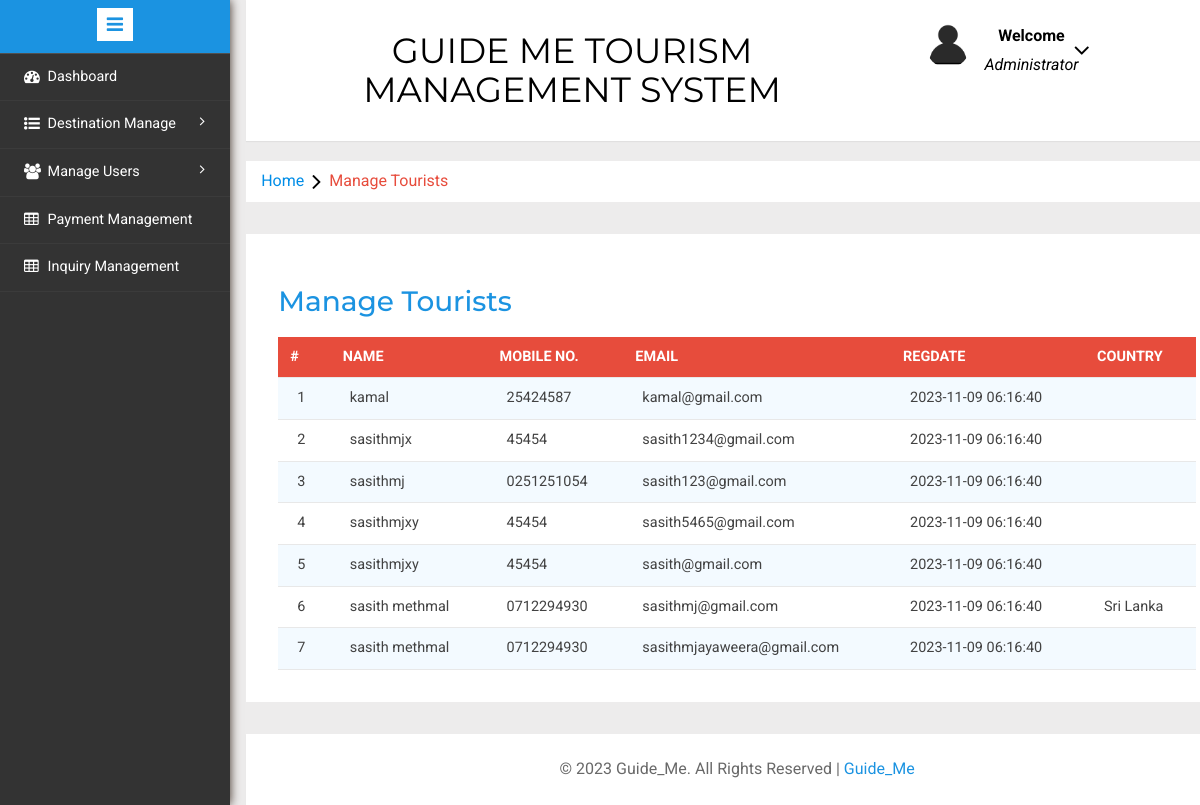
The page /manage-tourists.php (signed in) on the database its author committed.
### tables this page shows
CREATE TABLE `tourist` (
  `tourist_id` int(10) NOT NULL,
  `tourist_name` varchar(50) DEFAULT NULL,
  `password` varchar(100) DEFAULT NULL,
  `profile_pic` blob DEFAULT NULL,
  `tourist_gender` varchar(10) DEFAULT NULL,
  `contact_number` varchar(15) DEFAULT NULL,
  `email` varchar(100) NOT NULL,
  `country` varchar(50) DEFAULT NULL,
  `languages` varchar(100) DEFAULT NULL,
  `RegDate` timestamp NULL DEFAULT current_timestamp()
);

### manage-tourists-process.php (called while the page is built, shortened)
<?php
include('includes/config.php');
include('./Classes/TouristsController.php');
if (strlen($_SESSION['alogin']) == 0) {
    header('location:index.php');
} else {
    $touristsController = new TouristsController();
    $touristsData = $touristsController->getTouristsData($dbh);
}
?>

### Classes/TouristsController.php (called while the page is built)
<?php
class TouristsController {
    public function getTouristsData($dbh) {
        $sql = "SELECT * FROM tourist";
        $query = $dbh->prepare($sql);
        $query->execute();
        return $query->fetchAll(PDO::FETCH_OBJ);
    }
}

### manage-tourists.php (the view, shortened to what this page needs)
<?php
require('./manage-tourists-process.php');
?>
<!DOCTYPE HTML>
<html>
    <head>
        <link href="css/bootstrap.min.css" rel='stylesheet' type='text/css' />
        <link href="css/style.css" rel='stylesheet' type='text/css' />
        <link rel="stylesheet" href="css/morris.css" type="text/css"/>
        <link href="css/font-awesome.css" rel="stylesheet">
        <link rel="stylesheet" type="text/css" href="css/table-style.css" />
        <link rel="stylesheet" type="text/css" href="css/basictable.css" />
        <link rel="stylesheet" href="css/icon-font.min.css" type='text/css' />
    </head>
    <body>
        <div class="page-container">
            <div class="left-content">
                <div class="mother-grid-inner">
                    <?php include('includes/header.php'); ?>
                </div>
                <ol class="breadcrumb">
                    <li class="breadcrumb-item"><a href="dashboard.php">Home</a><i class="fa fa-angle-right"></i>Manage Tourists</li>
                </ol>
                <div class="agile-grids">
                    <div class="agile-tables">
                        <div class="w3l-table-info">
                            <h2>Manage Tourists</h2>
                            <table id="table">
                                <thead>
                                    <tr>
                                        <th>#</th>
                                        <th>Name</th>
                                        <th>Mobile No.</th>
                                        <th>Email </th>
                                        <th>RegDate</th>
                                        <th>Country</th>
                                    </tr>
                                </thead>
                                <tbody>
                                    <?php
                                    if (!empty($touristsData)) {
                                        $cnt = 1;
                                        foreach ($touristsData as $result) {
                                            ?>
                                            <tr>
                                                <td><?php echo htmlentities($cnt); ?></td>
                                                <td><?php echo htmlentities($result->tourist_name); ?></td>
                                                <td><?php echo htmlentities($result->contact_number); ?></td>
                                                <td><?php echo htmlentities($result->email ); ?></td>
                                                <td><?php echo htmlentities($result->RegDate); ?></td>
                                                <td><?php echo htmlentities($result->country); ?></td>
                                            </tr>
                                            <?php
                                            $cnt++;
                                        }
                                    }
                                    ?>
                                </tbody>
                            </table>
                        </div>
                    </div>
                    <?php include('includes/footer.php'); ?>
                </div>
            </div>
            <?php include('includes/sidebarmenu.php'); ?>
        </div>
    </body>
</html>

### css/table-style.css (style rules this page uses)
table { background: white; border-collapse: collapse; margin: 1.25em 0 0; width: 100%; }
table tr, table th, table td { border: none; border-bottom: 1px solid #e8e8e8; font-size: .95em; }
table th, table td { padding: 10px 12px; text-align: left; }
table th { background: #e74c3c; color: #fff; text-transform: uppercase; }
table tr td { background: #f3faff; color: #424242; }
table tr:nth-of-type(2n+2) td { background: #ffffff; }
table { width: 100%; }

### rows shown on the page
tourist: tourist_name "kamal", contact_number "25424587", email "kamal@gmail.com", RegDate "2023-11-09 06:16:40"
tourist: tourist_name "sasithmjx", contact_number "45454", email "sasith1234@gmail.com", RegDate "2023-11-09 06:16:40"
tourist: tourist_name "sasithmj", contact_number "0251251054", email "sasith123@gmail.com", RegDate "2023-11-09 06:16:40"
tourist: tourist_name "sasithmjxy", contact_number "45454", email "sasith5465@gmail.com", RegDate "2023-11-09 06:16:40"
tourist: tourist_name "sasithmjxy", contact_number "45454", email "sasith@gmail.com", RegDate "2023-11-09 06:16:40"
tourist: tourist_name "sasith methmal", contact_number "0712294930", email "sasithmj@gmail.com", RegDate "2023-11-09 06:16:40", country "Sri Lanka"
tourist: tourist_name "sasith methmal", contact_number "0712294930", email "sasithmjayaweera@gmail.com", RegDate "2023-11-09 06:16:40"
